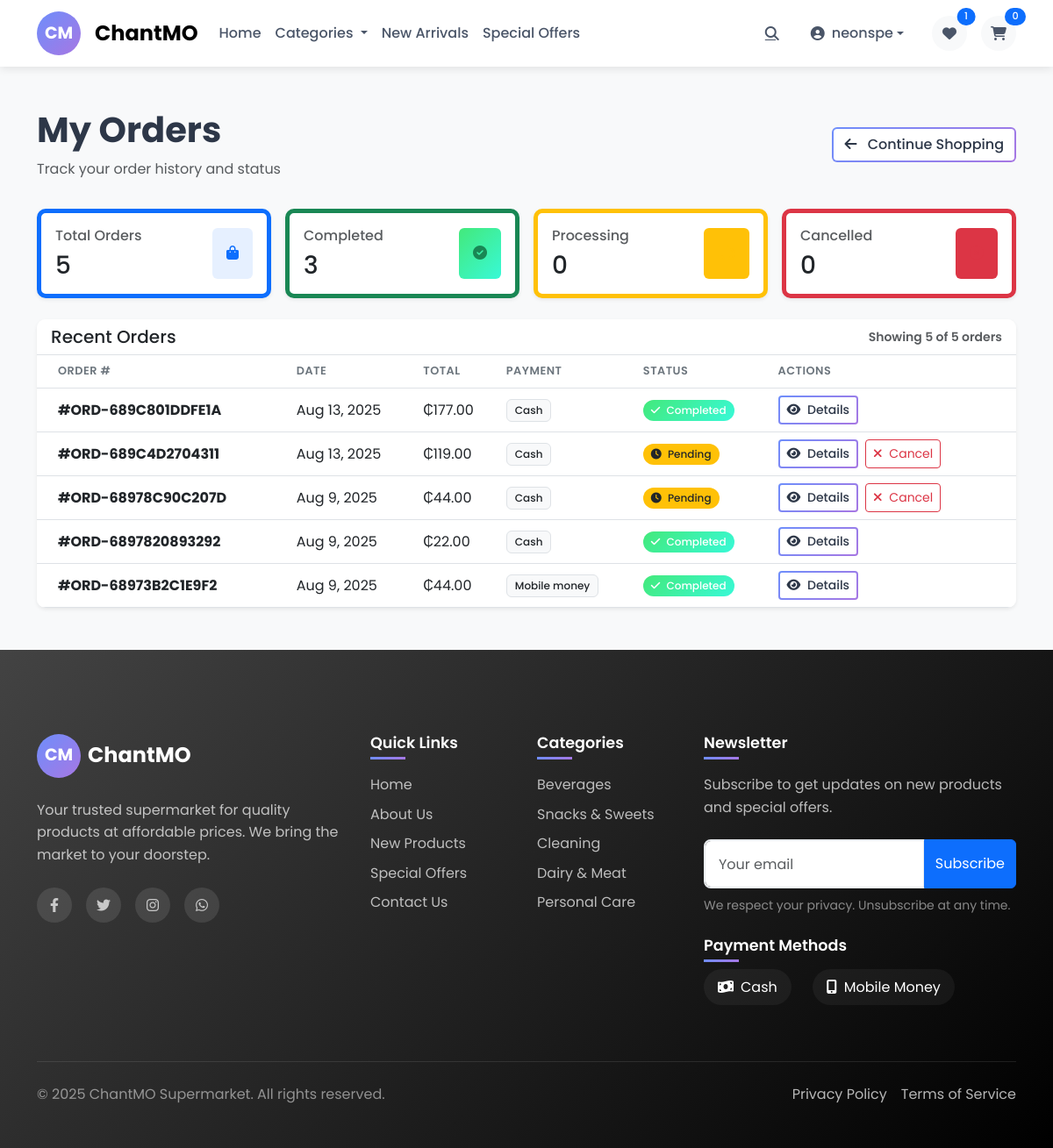
/chantmo-supa/orders.php (signed in), run on the app's committed database.
### tables this page shows
CREATE TABLE IF NOT EXISTS `orders` (
  `id` int NOT NULL AUTO_INCREMENT,
  `user_id` int NOT NULL,
  `order_number` varchar(20) NOT NULL,
  `total_amount` decimal(10,2) NOT NULL,
  `payment_method` enum('cash','mobile_money') NOT NULL,
  `payment_status` enum('pending','paid') DEFAULT 'pending',
  `status` enum('pending','processing','completed','cancelled') DEFAULT 'pending',
  `address` text,
  `phone` varchar(20) DEFAULT NULL,
  `notes` text,
  `admin_notes` text,
  `created_at` timestamp NULL DEFAULT CURRENT_TIMESTAMP,
  `updated_at` timestamp NULL DEFAULT CURRENT_TIMESTAMP ON UPDATE CURRENT_TIMESTAMP,
  `deleted_at` timestamp NULL DEFAULT NULL,
  PRIMARY KEY (`id`),
  KEY `user_id` (`user_id`)
);

### chantmo-supa/includes/functions.php (called while the page is built, shortened)
<?php
function base_url($path = '') {
    return BASE_PATH . '/' . ltrim($path, '/');
}
?>

### chantmo-supa/includes/Order.php (called while the page is built, shortened)
<?php
class Order {
    public static function count($conditions = []) {
    global $pdo;
    $sql = "SELECT COUNT(*) FROM orders WHERE deleted_at IS NULL";
    $params = [];
    if (!empty($conditions)) {
        foreach ($conditions as $field => $value) {
            if (strpos($field, 'DATE(') === 0) {
                $sql .= " AND $field = ?";
            } else {
                $sql .= " AND $field = ?";
            }
            $params[] = $value;
        }
    }
    $stmt = $pdo->prepare($sql);
    $stmt->execute($params);
    return (int)$stmt->fetchColumn();
}
    public static function getUserOrders($userId, $limit = null) {
    global $pdo;
    $sql = "SELECT * FROM orders
            WHERE user_id = ? AND deleted_at IS NULL
            ORDER BY created_at DESC";
    if ($limit) {
        $sql .= " LIMIT " . (int)$limit;
    }
    $stmt = $pdo->prepare($sql);
    $stmt->execute([$userId]);
    return $stmt->fetchAll();
}
}
?>

### chantmo-supa/orders.php (the view, shortened to what this page needs)
<?php
require_once __DIR__ . '/includes/functions.php';
require_once __DIR__ . '/includes/auth.php';
require_once __DIR__ . '/includes/Order.php';
$perPage = 10;
$page = isset($_GET['page']) ? max(1, (int)$_GET['page']) : 1;
$offset = ($page - 1) * $perPage;
$orders = Order::getUserOrders($_SESSION['user_id'], $perPage, $offset);
$totalOrders = Order::count(['user_id' => $_SESSION['user_id']]);
require_once __DIR__ . '/includes/header.php';
?>
<div class="container py-5">
    <div class="row mb-4">
        <div class="col-12">
            <div class="d-flex justify-content-between align-items-center">
                <div>
                    <h1 class="fw-bold mb-2">My Orders</h1>
                    <p class="text-muted mb-0">Track your order history and status</p>
                </div>
                <a href="<?= base_url('index.php') ?>" class="btn btn-outline-primary">
                    <i class="fas fa-arrow-left me-2"></i> Continue Shopping
                </a>
            </div>
            <div class="row g-3 mt-3">
                <div class="col-md-3 col-6">
                    <div class="card border-start border-5 border-primary shadow-sm h-100">
                        <div class="card-body">
                            <div class="d-flex justify-content-between align-items-center">
                                <div>
                                    <h6 class="text-muted mb-2">Total Orders</h6>
                                    <h3 class="mb-0"><?= $totalOrders ?></h3>
                                </div>
                                <div class="bg-primary bg-opacity-10 p-3 rounded">
                                    <i class="fas fa-shopping-bag text-primary"></i>
                                </div>
                            </div>
                        </div>
                    </div>
                </div>
                <div class="col-md-3 col-6">
                    <div class="card border-start border-5 border-success shadow-sm h-100">
                        <div class="card-body">
                            <div class="d-flex justify-content-between align-items-center">
                                <div>
                                    <h6 class="text-muted mb-2">Completed</h6>
                                    <h3 class="mb-0"><?= Order::count(['user_id' => $_SESSION['user_id'], 'status' => 'completed']) ?></h3>
                                </div>
                                <div class="bg-success bg-opacity-10 p-3 rounded">
                                    <i class="fas fa-check-circle text-success"></i>
                                </div>
                            </div>
                        </div>
                    </div>
                </div>
                <div class="col-md-3 col-6">
                    <div class="card border-start border-5 border-warning shadow-sm h-100">
                        <div class="card-body">
                            <div class="d-flex justify-content-between align-items-center">
                                <div>
                                    <h6 class="text-muted mb-2">Processing</h6>
                                    <h3 class="mb-0"><?= Order::count(['user_id' => $_SESSION['user_id'], 'status' => 'processing']) ?></h3>
                                </div>
                                <div class="bg-warning bg-opacity-10 p-3 rounded">
                                    <i class="fas fa-truck text-warning"></i>
                                </div>
                            </div>
                        </div>
                    </div>
                </div>
                <div class="col-md-3 col-6">
                    <div class="card border-start border-5 border-danger shadow-sm h-100">
                        <div class="card-body">
                            <div class="d-flex justify-content-between align-items-center">
                                <div>
                                    <h6 class="text-muted mb-2">Cancelled</h6>
                                    <h3 class="mb-0"><?= Order::count(['user_id' => $_SESSION['user_id'], 'status' => 'cancelled']) ?></h3>
                                </div>
                                <div class="bg-danger bg-opacity-10 p-3 rounded">
                                    <i class="fas fa-times-circle text-danger"></i>
                                </div>
                            </div>
                        </div>
                    </div>
                </div>
            </div>
        </div>
    </div>
    <?php if (empty($orders)): ?>
        <div class="card border-0 shadow-sm">
            <div class="card-body text-center py-5">
                <i class="fas fa-box-open fa-4x text-muted mb-4"></i>
                <h3 class="mb-3">No orders yet</h3>
                <p class="text-muted mb-4">You haven't placed any orders yet. Start shopping to see your orders here.</p>
                <a href="<?= base_url('index.php') ?>" class="btn btn-primary px-4">
                    <i class="fas fa-shopping-cart me-2"></i> Browse Products
                </a>
            </div>
        </div>
    <?php else: ?>
        <div class="card border-0 shadow-sm">
            <div class="card-header bg-white border-bottom">
                <div class="d-flex justify-content-between align-items-center">
                    <h5 class="mb-0">Recent Orders</h5>
                    <div class="text-muted small">
                        Showing <?= count($orders) ?> of <?= $totalOrders ?> orders
                    </div>
                </div>
            </div>
            <div class="card-body p-0">
                <div class="table-responsive">
                    <table class="table table-hover mb-0">
                        <thead class="bg-light">
                            <tr>
                                <th class="ps-4">Order #</th>
                                <th>Date</th>
                                <th>Total</th>
                                <th>Payment</th>
                                <th>Status</th>
                                <th class="pe-4">Actions</th>
                            </tr>
                        </thead>
                        <tbody>
                            <?php foreach ($orders as $order):
                                $statusClass = [
                                    'pending' => 'warning',
                                    'processing' => 'info',
                                    'completed' => 'success',
                                    'cancelled' => 'danger'
                                ][$order['status']] ?? 'secondary';
                            ?>
                                <tr>
                                    <td class="ps-4 fw-bold">#<?= $order['order_number'] ?></td>
                                    <td><?= date('M j, Y', strtotime($order['created_at'])) ?></td>
                                    <td>₵<?= number_format($order['total_amount'], 2) ?></td>
                                    <td>
                                        <span class="badge bg-light text-dark border">
                                            <?= ucfirst(str_replace('_', ' ', $order['payment_method'])) ?>
                                        </span>
                                    </td>
                                    <td>
                                        <span class="badge bg-<?= $statusClass ?> rounded-pill">
                                            <i class="fas <?=
                                                $order['status'] === 'completed' ? 'fa-check' :
                                                ($order['status'] === 'processing' ? 'fa-truck' :
                                                ($order['status'] === 'cancelled' ? 'fa-times' : 'fa-clock')) ?>
                                                me-1"></i>
                                            <?= ucfirst($order['status']) ?>
                                        </span>
                                    </td>
                                    <td class="pe-4">
                                        <div class="d-flex gap-2">
                                            <button class="btn btn-sm btn-outline-primary view-details-btn"
                                                    data-bs-toggle="modal"
                                                    data-bs-target="#orderDetailsModal"
                                                    data-order-id="<?= $order['id'] ?>"
                                                    data-order-number="<?= $order['order_number'] ?>"
                                                    data-order-date="<?= date('F j, Y \a\t g:i A', strtotime($order['created_at'])) ?>"
                                                    data-order-total="₵<?= number_format($order['total_amount'], 2) ?>"
                                                    data-order-status="<?= ucfirst($order['status']) ?>"
                                                    data-order-payment="<?= ucfirst(str_replace('_', ' ', $order['payment_method'])) ?>">
                                                <i class="fas fa-eye me-1"></i> Details
                                            </button>
                                            <?php if ($order['status'] === 'pending'): ?>
                                                <button class="btn btn-sm btn-outline-danger"
                                                        data-bs-toggle="modal"
                                                        data-bs-target="#cancelModal"
                                                        data-order-id="<?= $order['id'] ?>">
                                                    <i class="fas fa-times me-1"></i> Cancel
                                                </button>
                                            <?php endif; ?>
                                        </div>
                                    </td>
                                </tr>
                            <?php endforeach; ?>
                        </tbody>
                    </table>
                </div>
            </div>
        </div>
    <?php endif; ?>
</div>
<?php require_once __DIR__ . '/includes/footer.php'; ?>

### data on the page
orders: order_number "ORD-689C801DDFE1A", created_at "Aug 13, 2025", total_amount "177.00", payment_method "Cash", status "Completed"
orders: order_number "ORD-689C4D2704311", created_at "Aug 13, 2025", total_amount "119.00", payment_method "Cash", status "Pending"
orders: order_number "ORD-68978C90C207D", created_at "Aug 9, 2025", total_amount "44.00", payment_method "Cash", status "Pending"
orders: order_number "ORD-6897820893292", created_at "Aug 9, 2025", total_amount "22.00", payment_method "Cash", status "Completed"
orders: order_number "ORD-68973B2C1E9F2", created_at "Aug 9, 2025", total_amount "44.00", payment_method "Mobile money", status "Completed"

### other printed values
$_SESSION['username'] "neonspe"
Product::getWishlistCount($_SESSION['user_id']) "1"
Cart::getTotalItems() "0"
$totalOrders "5"
count($orders) "5"
